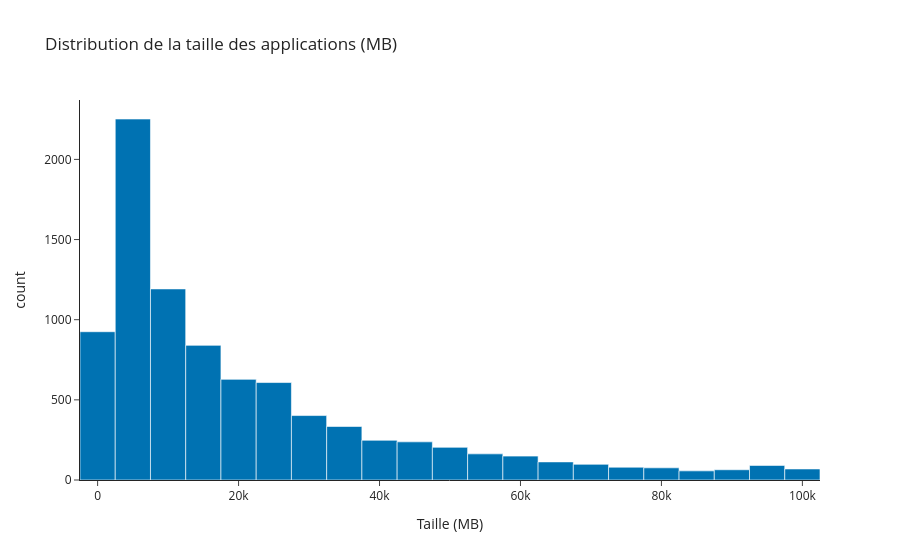

Notebook code for this chart:
### Code cell
import plotly.express as px

fig1 = px.histogram(
    df,
    x='Size',
    nbins=30,
    title='Distribution de la taille des applications (MB)',
    labels={'Size': 'Taille (MB)'},
    color_discrete_sequence=['#0072B2'],
    template="simple_white" 
)
fig1.show()

### Figure 1 — Plotly figure (JSON) as saved in the notebook; plotly's stock layout.template omitted (floating-point values rounded to 4 significant figures; data arrays with more than 128 entries replaced by an {"elided": "..."} marker saying what was removed)
{"data": [{"bingroup": "x", "hovertemplate": "Taille (MB)=%{x}<br>count=%{y}<extra></extra>", "legendgroup": "", "marker": {"color": "#0072B2", "pattern": {"shape": ""}}, "name": "", "nbinsx": 30, "orientation": "v", "showlegend": false, "type": "histogram", "x": {"elided": "10357 float values"}, "xaxis": "x", "yaxis": "y"}], "layout": {"barmode": "relative", "legend": {"tracegroupgap": 0}, "title": {"text": "Distribution de la taille des applications (MB)"}, "xaxis": {"anchor": "y", "domain": [0, 1], "title": {"text": "Taille (MB)"}}, "yaxis": {"anchor": "x", "domain": [0, 1], "title": {"text": "count"}}}}
